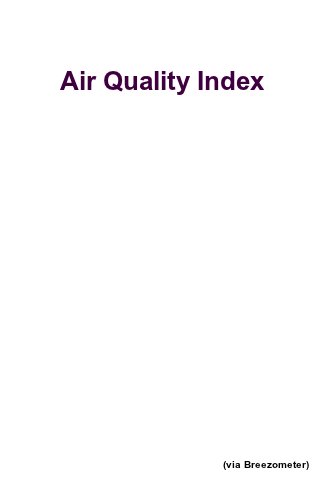
#> input picture app/1.png, 320 x 480 px
$ python data.py
#> lines starting #> are read from the running program, lines starting #| are printed output that depends on the picture
#!/bin/python

from PIL import Image, ImageDraw, ImageFont
import textwrap

"""
The MIT License (MIT)

Copyright (c) 2016 Saurabh Deochake

Permission is hereby granted, free of charge, to any person obtaining a copy
of this software and associated documentation files (the "Software"), to deal
in the Software without restriction, including without limitation the rights
to use, copy, modify, merge, publish, distribute, sublicense, and/or sell
copies of the Software, and to permit persons to whom the Software is
furnished to do so, subject to the following conditions:

The above copyright notice and this permission notice shall be included in all
copies or substantial portions of the Software.

THE SOFTWARE IS PROVIDED "AS IS", WITHOUT WARRANTY OF ANY KIND, EXPRESS OR
IMPLIED, INCLUDING BUT NOT LIMITED TO THE WARRANTIES OF MERCHANTABILITY,
FITNESS FOR A PARTICULAR PURPOSE AND NONINFRINGEMENT. IN NO EVENT SHALL THE
AUTHORS OR COPYRIGHT HOLDERS BE LIABLE FOR ANY CLAIM, DAMAGES OR OTHER
LIABILITY, WHETHER IN AN ACTION OF CONTRACT, TORT OR OTHERWISE, ARISING FROM,
OUT OF OR IN CONNECTION WITH THE SOFTWARE OR THE USE OR OTHER DEALINGS IN THE
SOFTWARE.
"""

### A script which handles the creation of image and returns it to airbot.py to reply to a user. The image contains air quality index, quality and color of aqi.

image = Image.open('1.png')
#> image is the input picture: PIL image 320x480 RGB; mean R, G, B 252.7, 252, 252.7
image.load()

fill = "red"
index = "Index: 123.3"
quality = "Hazardous"
text = "The air quality index in New Brunswick is Hazardous. Please stay inside the houses!"

draw = ImageDraw.Draw(image)
draw.rectangle([130, 130, 190, 190 ],  fill=fill, outline = "black")

font = ImageFont.truetype("arial.ttf", 16)
# boldFont = ImageFont.truetype("arial.ttf", 16)

#draw.text((x, y),"Sample Text",(r,g,b))
draw.text((120, 210),quality,(0,0,0),font=font)
draw.text((120, 232), index, fill=fill, font=font )
#draw.text((100, 250), description, (0,0,0), font=font)

offset = 250
for line in textwrap.wrap(text, width=40):
    draw.text( (30, offset + 10), line, (0,0,0), font=font)
    offset += font.getsize(line)[1]
#> after the loop, offset = 301

image.show()
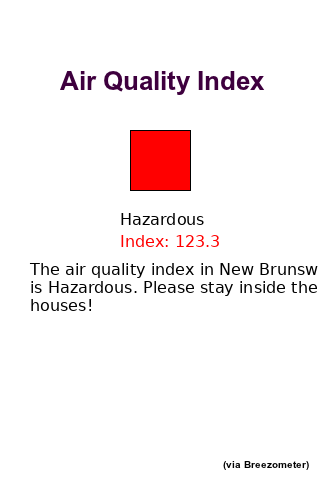
#> shown: PIL image 320x480 RGB; mean R, G, B 248.7, 241.8, 242.4
